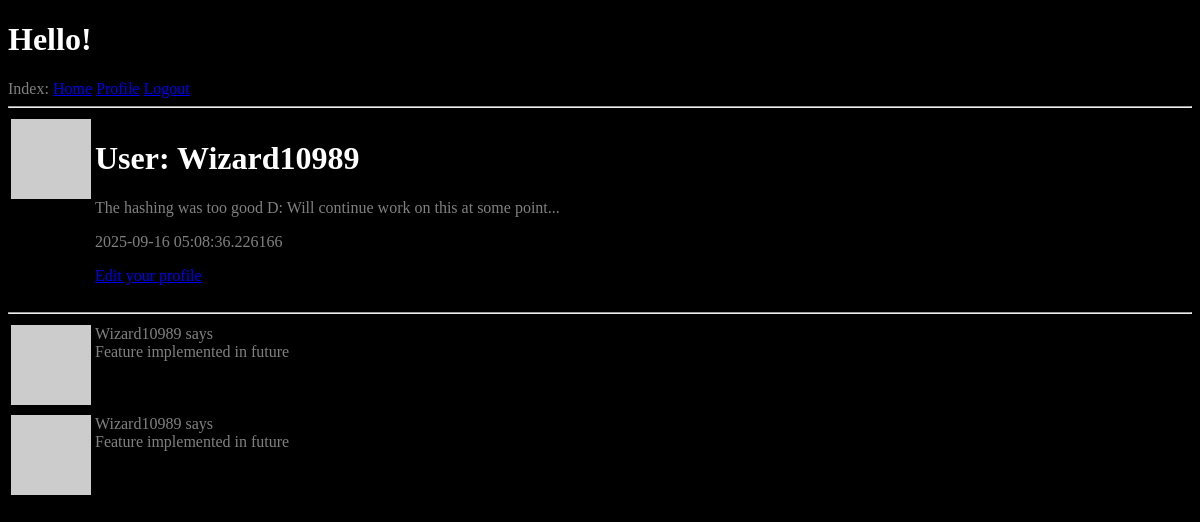
Page /user/Wizard10989 (signed in) on the earlier database version.
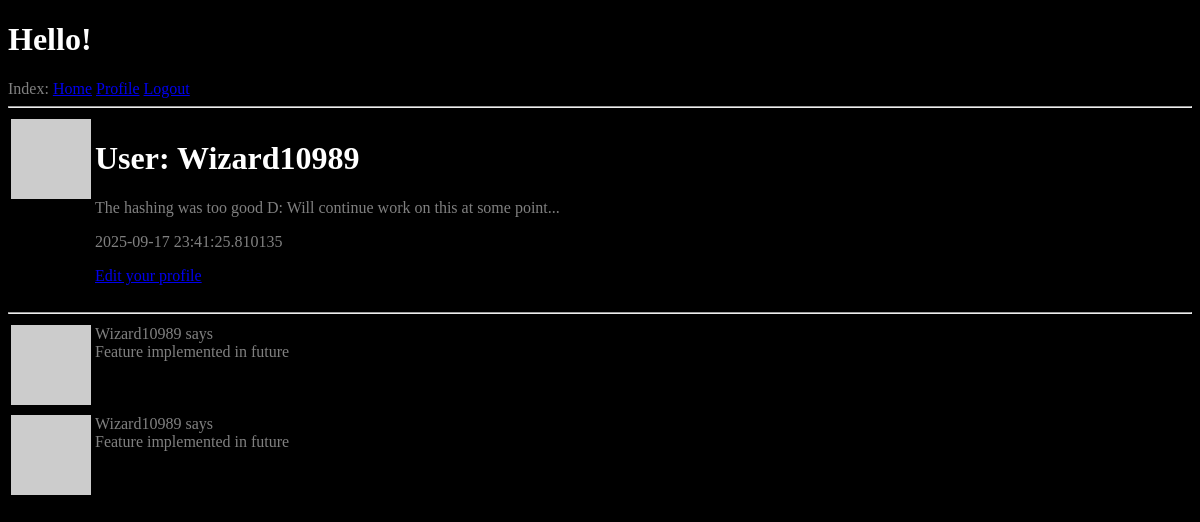
Same page on the later database version.
### app/models.py (models this page shows, shortened)
class User(UserMixin, db.Model):
    id: so.Mapped[int] = so.mapped_column(primary_key=True)
    username: so.Mapped[str] = so.mapped_column(sa.String(64), index=True, unique=True)
    email: so.Mapped[str] = so.mapped_column(sa.String(120), index=True, unique=True)
    password_hash: so.Mapped[Optional[str]] = so.mapped_column(sa.String(256))
    posts: so.WriteOnlyMapped['Post'] = so.relationship(back_populates='author')
    about_me: so.Mapped[Optional[str]] = so.mapped_column(sa.String(140))
    last_seen: so.Mapped[Optional[datetime]] = so.mapped_column(
        default = lambda: datetime.now(timezone.utc))
    def avatar(self, size):
        digest = md5(self.email.lower().encode('utf-8')).hexdigest()
        return f'https://www.gravatar.com/avatar/{digest}?d=identicon&s={size}'

### app/routes.py (the view)
@app.route('/user/<username>')
@login_required
def user(username):
    user = db.first_or_404(sa.select(User).where(User.username == username ))
    posts = [
        {'author': user, 'body': 'Feature implemented in future'},
        {'author': user, 'body': 'Feature implemented in future'}
    ]
    return render_template('user.html', user=user, posts=posts, title=username)

### app/models.py (called while the page is built)
@login.user_loader
def load_user(id):
    return db.session.get(User, int(id))

### app/routes.py (called while the page is built)
@app.before_request
def before_request():
    if current_user.is_authenticated:
        current_user.last_seen = datetime.now(timezone.utc)
        db.session.commit()

### app/templates/user.html
{% extends "test.html" %}
{% block content %}
  <table>
    <tr valign="top">
      <td><img src="{{ user.avatar(128) }}"></td>
      <td>
        <h1>User: {{ user.username }}</h1>
        {% if user.about_me %}<p>{{ user.about_me }}</p>{% endif %}
        {% if user.last_seen %}<p>{{ user.last_seen }}</p>{% endif %}
        {% if user == current_user %}
        <p><a href="{{ url_for('edit_profile') }}">Edit your profile</a></p>
        {% endif %}
      </td>
    </tr>
  </table>
  <hr>
  {% for post in posts %}
    {% include '_post.html' %}
  {% endfor %}
{% endblock %}

### app/templates/test.html (shortened to what this page needs)
<!DOCTYPE html>
<html lang="en-AU">
    <link rel="stylesheet" href="../static/CSS/base.css">
    <head>
    </head>
    <body>
        <h1> Hello! </h1>
        <div>
            Index:
            <a href="{{ url_for('index') }}">Home</a>
            {% if current_user.is_anonymous %}
            <a href="{{ url_for('login') }}">Login</a>
            {% else %}
            <a href="{{ url_for('user', username=current_user.username) }}">Profile</a>
            <a href="{{ url_for('logout') }}">Logout</a>
            {% endif %}
        </div>
        <div>
        <hr>
        {% block content %}{% endblock %}
        </div>
    </body>
</html>

### app/templates/_post.html
<table>
    <tr valign="top">
      <td><img src="{{ user.avatar(128) }}"></td>
      <td>{{ post.author.username }} says <br>{{ post.body }}</td>
    </tr>
  </table>

### app/static/CSS/base.css (style rules this page uses)
html { background-color: black; }
h1 { color: white; }
p { color: grey; }
div { color: grey; }

Differences in the rows shown:
changed User "Wizard10989": last_seen "2025-09-16 05:08:36.226166" → "2025-09-17 23:41:25.810135"
